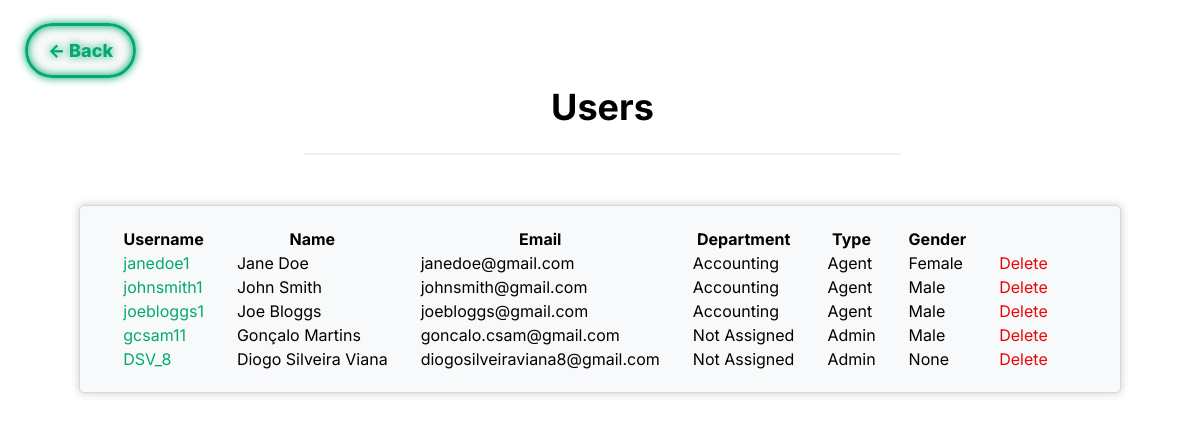
/pages/userlist.php (signed in), run on an earlier commit of the app's database.
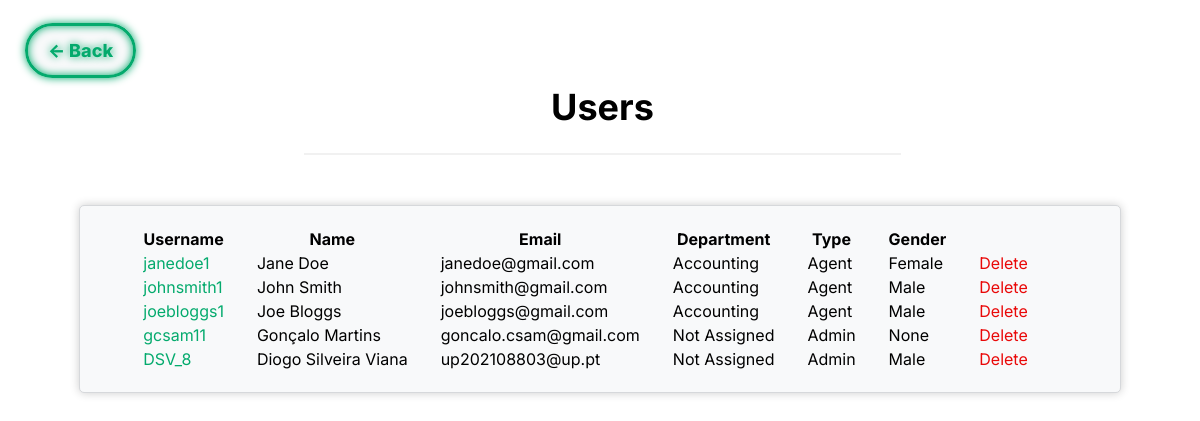
And on a later commit of the database.
### tables this page shows
CREATE TABLE USER (
    user_id INTEGER PRIMARY KEY AUTOINCREMENT,
    department_id INT,
    name VARCHAR(255) NOT NULL,
    username VARCHAR(8) NOT NULL UNIQUE,
    email VARCHAR(255) NOT NULL UNIQUE,
    password VARCHAR(255) NOT NULL,
    type VARCHAR(10) NOT NULL DEFAULT 'Client' CHECK (type = 'Agent' OR type = 'Admin' OR type = 'Client'),
    gender VARCHAR(10) DEFAULT 'None' CHECK(gender = 'Male' or gender = 'Female' or gender = 'Other' or gender = 'None'),
    FOREIGN KEY(department_id) REFERENCES DEPARTMENT(department_id) ON DELETE CASCADE ON UPDATE CASCADE
);

### database/getUserDepartment.php (called while the page is built)
<?php
    if(!empty($row['department_id']) && is_numeric($row['department_id'])){
        $stmt2 = $db -> prepare('SELECT name FROM Department WHERE department_id = :department_id');
        $stmt2 -> bindParam(':department_id', $row['department_id']);
        $stmt2 -> execute();
        $row2 = $stmt2 -> fetch();
        $department = $row2['name'];
    }
    else{
        $department = 'Not Assigned';
    }
?>

### pages/userlist.php (the view, shortened to what this page needs)
<?php
    include '../database/checkSession.php';
?>
<!DOCTYPE html>
<html>
<head>
	<link rel="stylesheet" href="../css/userlist.css">
</head>
    <body>
        <div class="header_div">
            <a class="backbtn" href="../pages/system.php"> <- Back</a>
            <header>
                <h1>Users</h1>
                <hr>
            </header>
        </div>
        <div class="box">
            <table>
                <tr>
                    <th>Username</th>
                    <th>Name</th>
                    <th>Email</th>
                    <th>Department</th>
                    <th>Type</th>
                    <th>Gender</th>
                </tr>
                <?php
                    $stmt = $db->prepare('SELECT * FROM USER');
                    $stmt->execute();
                    while($row = $stmt->fetch()){
                        include '../database/getUserDepartment.php';
                        echo '<tr>
                        <td "><a id="username" href="../pages/profile_viewer.php?id='.$row['user_id'].'">'.$row['username'].'</a></td>
                        <td>'.$row['name'].'</td>
                        <td>'.$row['email'].'</td>
                        <td>'.$department.'</td>
                        <td>'.$row['type'].'</td>
                        <td>'.$row['gender'].'</td>
                        <td><a id="delete" href="../database/deleteUser.php?id='.$row['user_id'].'">Delete</a></td>
                        </tr>';
                    }
                ?>
            </table>
        </div>
    </body>
</html>

What changed in the data, as far as the page shows it:
changed user "gcsam11": gender "Male" → "None"
changed user "DSV_8": email "diogosilveiraviana8@gmail.com" → "up202108803@up.pt"; gender "None" → "Male"
